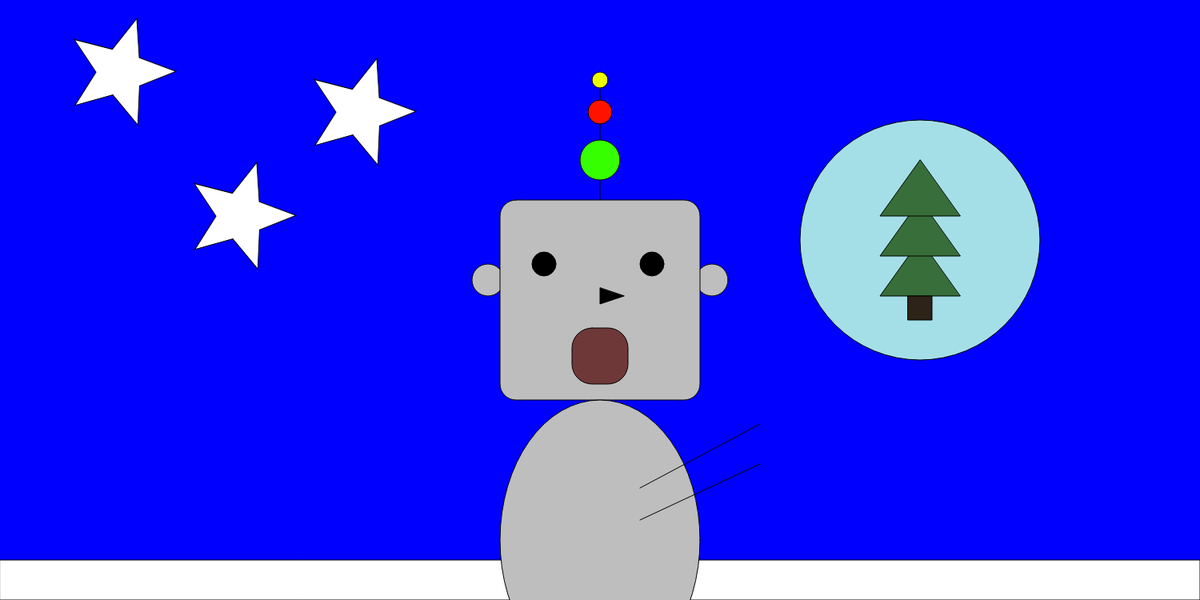
Frame 1 (no input)
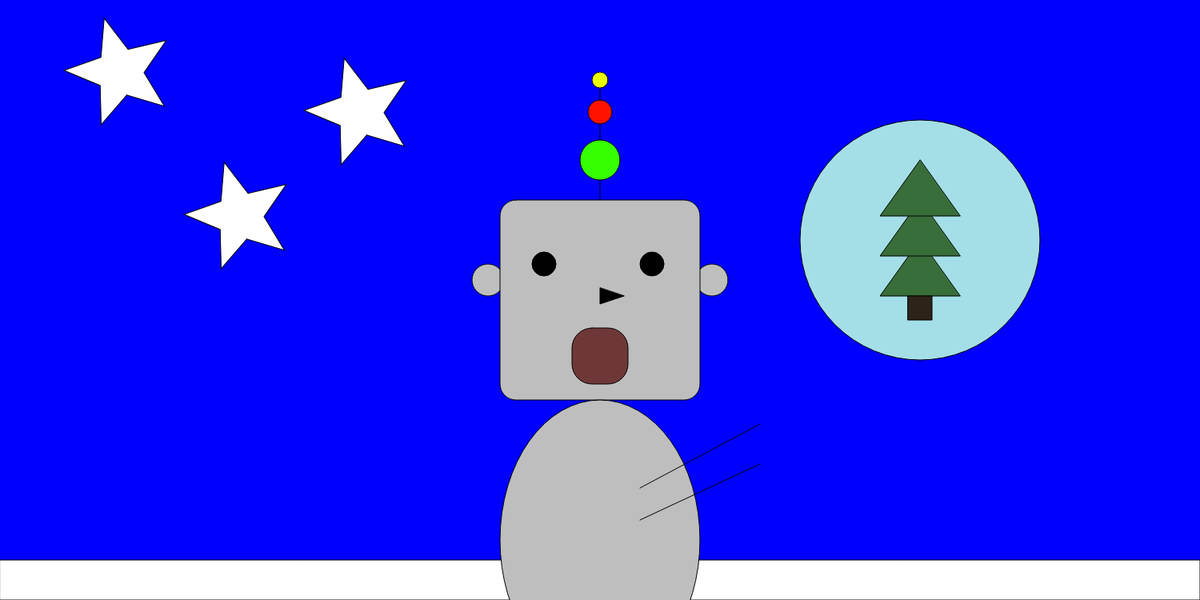
Frame 60 (no input)
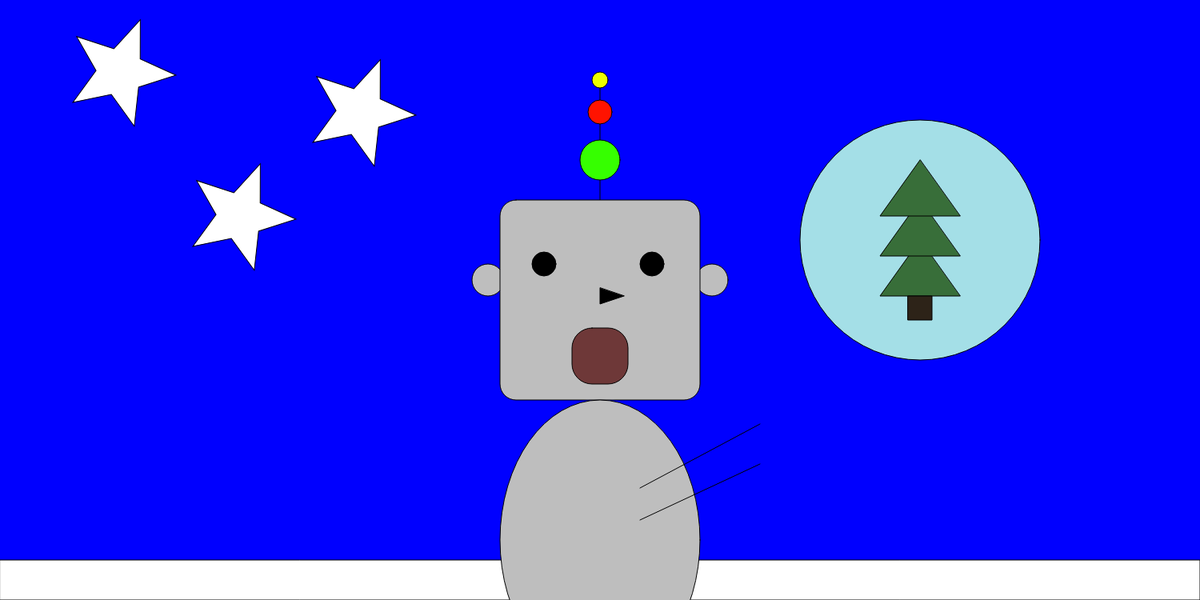
Frame 120 (the mouse pressed at the canvas centre since frame 60)

The p5.js sketch that drew these frames (run headless with seeded random() and noise() and a simulated clock; from frame 60 on, the mouse is pressed at the canvas centre):

// p5.js sketch
// ── sketch.js
let numBalls = 13;
let spring = 0.05;
let gravity = 0.03;
let friction = -0.9;
let balls = [];

function setup() {
    createCanvas(1500, 750);
}


function draw() {

    background(color(0, 0, 255));

    fill(color(256));
    quad(0, 700, 1500, 700, 1500, 750, 0, 750);

    fill(color(190));
    line(750, 100, 750, 275);
    circle(890, 350, 40);
    circle(610, 350, 40);
    rect(625, 250, 250, 250, 20);
    ellipse(750, 675, 250, 350);

    fill(color(0));
    circle(680, 330, 30);
    circle(815, 330, 30);
    triangle(750, 360, 750, 380, 780, 370);

    fill(color(54, 255, 0));
    circle(750, 200, 50);

    fill(color(255, 19, 0));
    circle(750, 140, 30);

    fill(color(236, 255, 0));
    circle(750, 100, 20);

    fill(color(110, 56, 56));
    square(715, 410, 70, 25);

    line(950, 580, 800, 650);
    line(950, 530, 800, 610);

    fill(color(164, 223, 231));
    circle(1150, 300, 300);

    fill(color(56, 110, 57));
    triangle(1150, 300, 1100, 370, 1200, 370);
    triangle(1150, 250, 1100, 320, 1200, 320);
    triangle(1150, 200, 1100, 270, 1200, 270);

    fill(color(45, 35, 24));
    square(1135, 370, 30);

    push();
    fill(color(256));
    translate(width * 0.1,90, height * 0.7);
    rotate(frameCount / -100.0);
    star(0, 0, 30, 70, 5);
    pop();
    push();
    fill(color(256));
    translate(width * 0.3,140, height * 0.7);
    rotate(frameCount / -100.0);
    star(0, 0, 30, 70, 5);
    pop();
    push();
    fill(color(256));
    translate(width * 0.2,270, height * 0.7);
    rotate(frameCount / -100.0);
    star(0, 0, 30, 70, 5);
    pop();

}
function star(x, y, radius1, radius2, npoints) {
    let angle = TWO_PI / npoints;
    let halfAngle = angle / 2.0;
    beginShape();
    for (let a = 0; a < TWO_PI; a += angle) {
        let sx = x + cos(a) * radius2;
        let sy = y + sin(a) * radius2;
        vertex(sx, sy);
        sx = x + cos(a + halfAngle) * radius1;
        sy = y + sin(a + halfAngle) * radius1;
        vertex(sx, sy);
    }
    endShape(CLOSE);
}
